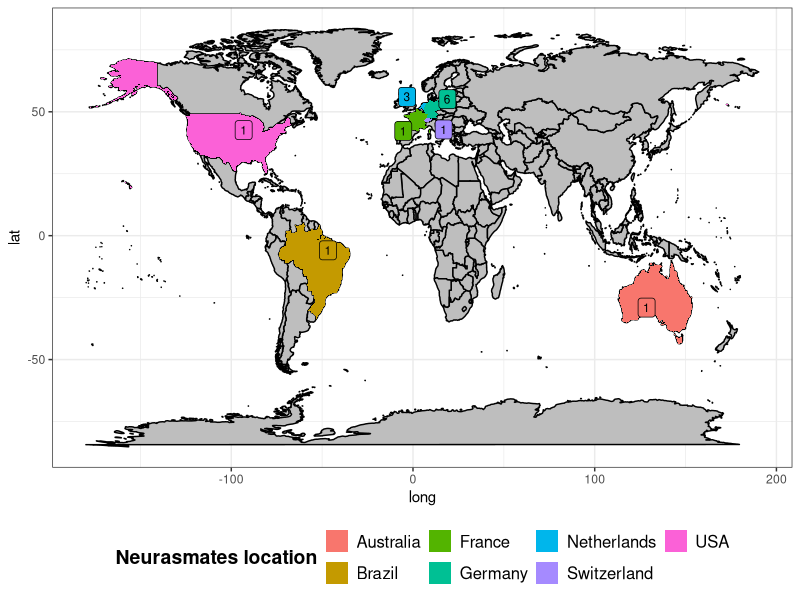
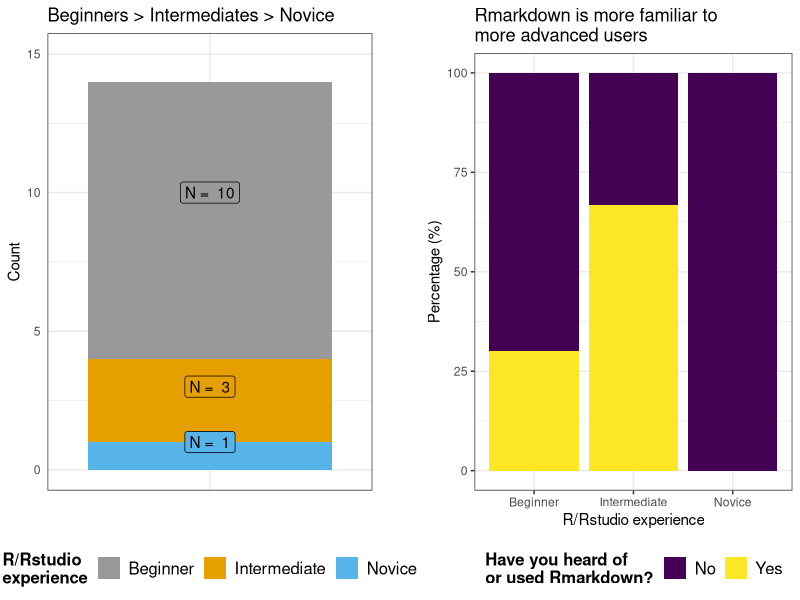
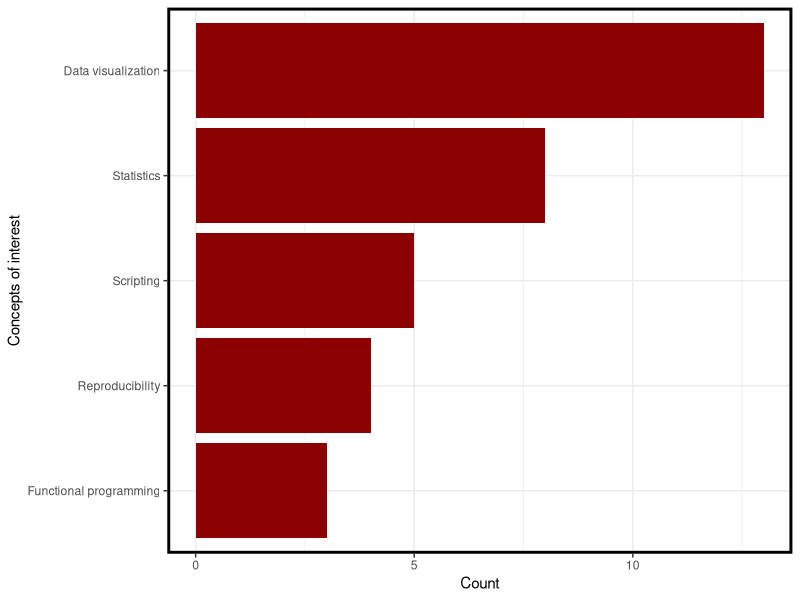

Generate these figures, in order, with R:
## ---- chunk 1
knitr::opts_chunk$set(echo = FALSE)
knitr::opts_chunk$set(warning = FALSE)
knitr::opts_chunk$set(message = FALSE)
## ---- chunk 2
library("tidyverse")
library("maps")
library("tm")
library("SnowballC")
library("wordcloud")
library("RColorBrewer")
library("cowplot")
library("ggrepel")
## ---- chunk 3
# Read data & parse it
google.csv <- read_csv("Rmarkdown_workshop.csv") %>%
  select(-1) %>%
  rename("rstudio" = "Do you use R/Rstudio regularly in your work or have you heard about these?",
         "rstudio.experience" = "What is your experience with R/Rstudio?",
         "rmarkdown" = "Do you use Rmarkdown regularly in your work or have you heard about Rmarkdown?",
         "why.rmarkdown" = "Why are you interested in learning Rmarkdown?",
         "learn.concept" = "What concepts most appeal to you? (try to chose one, or maximum two options)",
         "working.on" = "What are you currently working on (i.e., area of research)?",
         "country" = "Which country are you currently based?" ,
         "workshop.output" = "Finally, what are you expecting to get out of this workshop? (e.g., I want to be able to create reproducible reports of recurring analysis that I can present in an appealing way)") %>%
  mutate(rstudio.experience = sapply(strsplit(rstudio.experience, " "), "[", 1),
         country = ifelse(country == "The Netherlands",
                          yes = "Netherlands",
                          no = sapply(strsplit(country, " "), "[", 1)))
## ---- chunk 4
# Get the world polygon
world <- map_data("world")%>% fortify

# Get coordinates
set.seed(42)
google.csv %>%
  group_by(country) %>%
  tally() %>%
  rename(region = country) %>%
  left_join(world) %>%
  group_by(region) %>%
  summarise(long = mean(long), lat = mean(lat), n = mean(n), group = mean(group)) %>%
# Plot world map
  ggplot() +
  geom_map(data = world, map = world,
                  aes(x = long, y = lat, group = group, map_id=region),
           fill = "gray", colour = "black", size=0.5) +
  geom_map(map = world, aes(x = long, y = lat, group = group, map_id=region,
                            fill = region)) +
  geom_label_repel(aes(x = ifelse(region == "USA",
                                  yes = long + 20, no = long),
                       y = ifelse(region == "USA", yes = lat - 10, no = lat), 
                       label = n, fill = region),
                   size = 3, hjust = 0.5, show.legend = F)+
  labs(fill = "Neurasmates location") + 
  theme_bw() + 
  theme(legend.position = "bottom", 
        legend.title = element_text(size = 14, face = "bold"),
        legend.text = element_text(size = 12))
## ---- chunk 5
# Stacked R/Rstudio
rstudio.cat.p <- google.csv %>%
  group_by(rstudio.experience) %>%
  tally() %>%
  ggplot(aes(x="",
             y = n,
             fill=rstudio.experience))+
  geom_bar(stat = "identity")+
  scale_fill_manual(values=c("#999999", "#E69F00", "#56B4E9")) +
  ggtitle("Beginners > Intermediates > Novice") + 
  ylab("Count") + 
  xlab("") + 
  labs(fill = "R/Rstudio\nexperience") + 
  theme_bw() + 
  ylim(c(0, 15)) +
  geom_label(aes(label = paste("N = " , n)),
             show.legend = F) + 
  theme(legend.position = "bottom", 
        legend.title = element_text(size = 12, face = "bold"),
        legend.text = element_text(size = 12),
        axis.ticks = element_blank())

# Stacked + percent
knows.rmark.p <- google.csv %>%
  group_by(rstudio.experience, rmarkdown) %>%
  tally() %>%
  group_by(rstudio.experience) %>%
  mutate(x = n / sum(n)) %>%
  ggplot() +
    geom_col(aes(
      x = factor(rstudio.experience),
      y = x * 100,
      fill = factor(rmarkdown)
      ), position = "stack") +
  ggtitle("Rmarkdown is more familiar to\nmore advanced users") + 
  ylab("Percentage (%)") + 
  xlab("R/Rstudio experience") + 
  scale_fill_viridis_d() + 
  labs(fill = "Have you heard of\nor used Rmarkdown?") + 
  theme_bw() + 
  theme(legend.position = "bottom", 
        legend.title = element_text(size = 12, face = "bold"),
        legend.text = element_text(size = 12))

plot_grid(rstudio.cat.p, NULL, knows.rmark.p, nrow = 1, rel_widths = c(0.475,0.05, 0.475))
## ---- chunk 6
# Get concepts people are interested in
separate_rows(google.csv, learn.concept, sep = ";", convert = F) %>%
  count(learn.concept) %>%
  mutate(learn.concept = fct_reorder(learn.concept, n, .desc = FALSE)) %>%
    ggplot(aes(x = learn.concept, y = n)) + 
  geom_bar(stat = 'identity', fill = "darkred") + 
  coord_flip() + 
  ylab("Count") + 
  xlab("Concepts of interest") + 
  theme_bw() + 
  theme(panel.border = element_rect(colour = "black", fill=NA, size=2))
## ---- chunk 7
